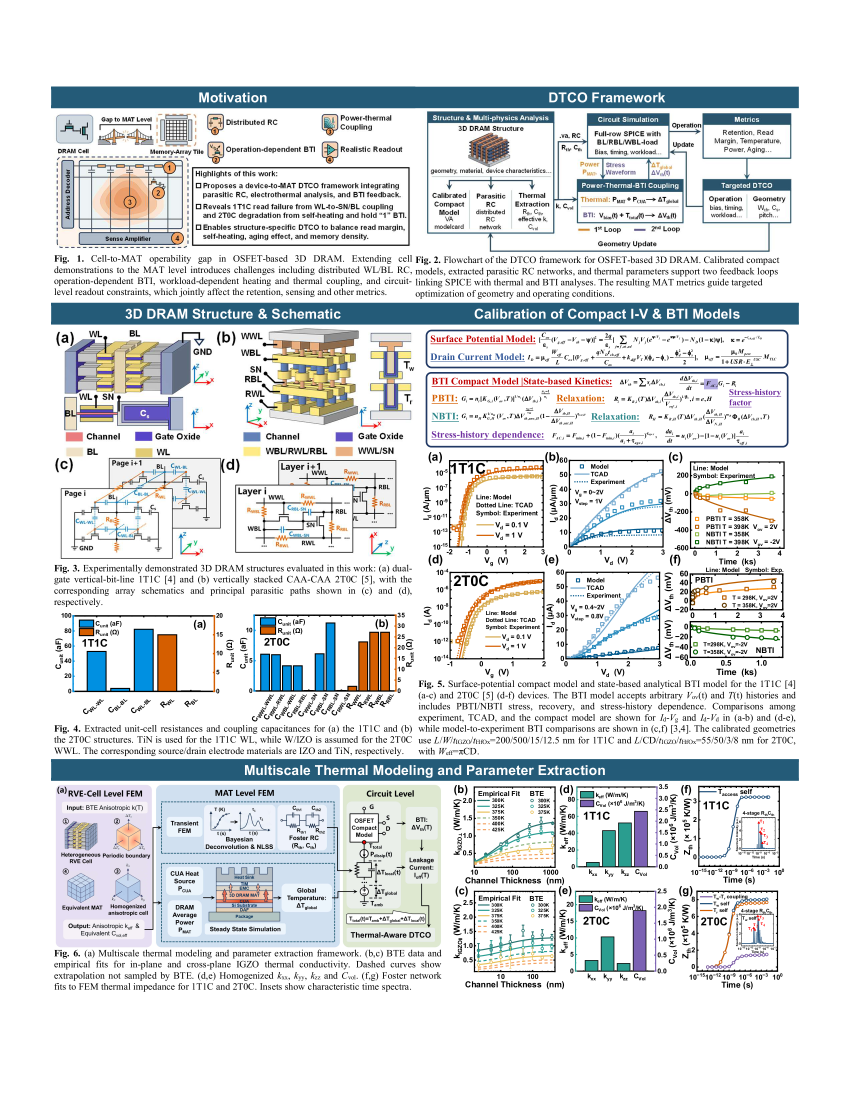
#> input picture experiments/spice_2t0c_v1/data/page3-3.png, 2550 x 3300 px, found by its file name (shown at 1/3 size)
$ python _crop_fig5_v2.py
#> lines starting #> are read from the running program, lines starting #| are printed output that depends on the picture
"""Try crops lower on the page where Fig 5(d)/(e)/(f) for 2T0C live."""
from PIL import Image
import os
p3 = r'E:\BaiduSyncdisk\study\PAPER\DAC 2026\MATspice\experiments\spice_2t0c_v1\data\page3-3.png'
out = r'E:\BaiduSyncdisk\study\PAPER\DAC 2026\MATspice\experiments\spice_2t0c_v1\data'
im = Image.open(p3)
#> im is the input picture: PIL image 2550x3300 RGB; mean R, G, B 220.3, 223.6, 225.2
W, H = im.size
#> W = 2550; H = 3300
crops = {
    'fig5d_v2.png':  (1300, 1700, 2480, 2300),
    'fig5e_v2.png':  (1300, 2200, 2480, 2800),
    'fig5d_v3.png':  (1300, 1900, 2480, 2400),
    'fig5e_v3.png':  (1300, 2400, 2480, 2900),
}
for name, box in crops.items():
    im.crop(box).save(os.path.join(out, name))
    print('saved', name, box, (box[2]-box[0], box[3]-box[1]))
#> this loop made 4 passes
#> pass 1, `im.crop(box).save(os.path.join(out, name))`:
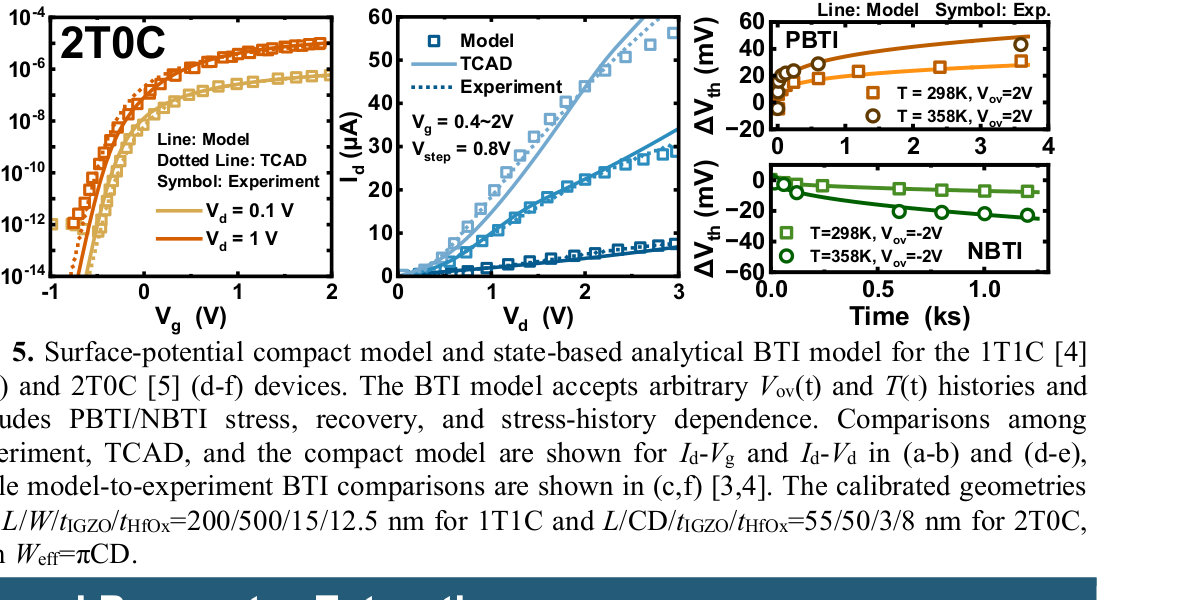
#> saved as fig5d_v2.png: PIL image 1180x600 RGB; mean R, G, B 220, 221.8, 221.4
#> pass 2, `im.crop(box).save(os.path.join(out, name))`:
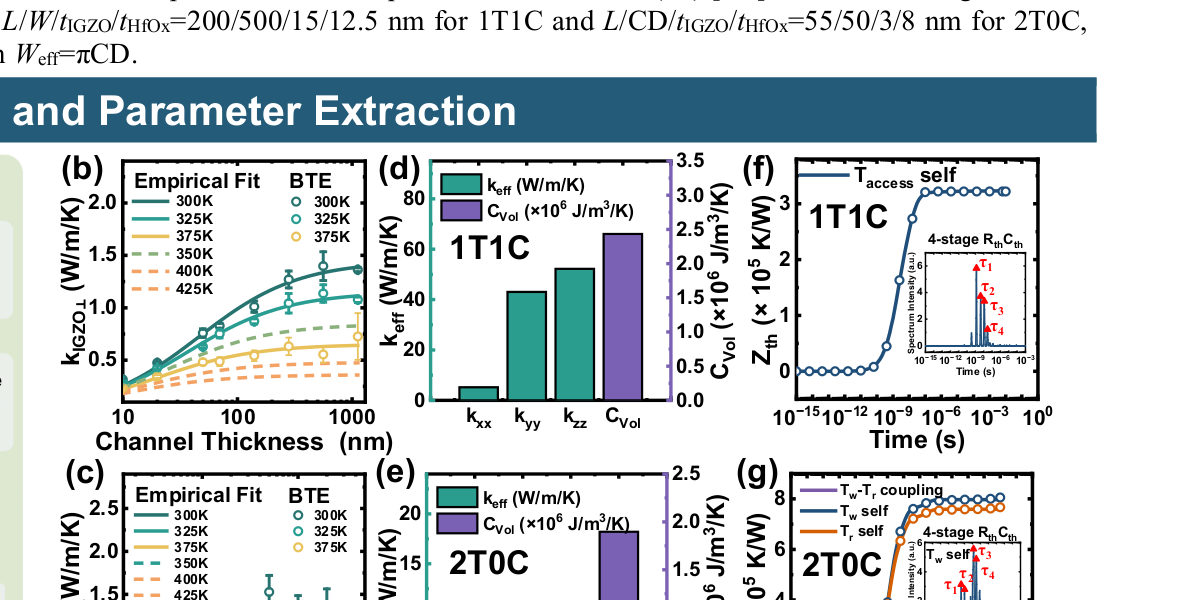
#> saved as fig5e_v2.png: PIL image 1180x600 RGB; mean R, G, B 205.7, 212.5, 215.7
